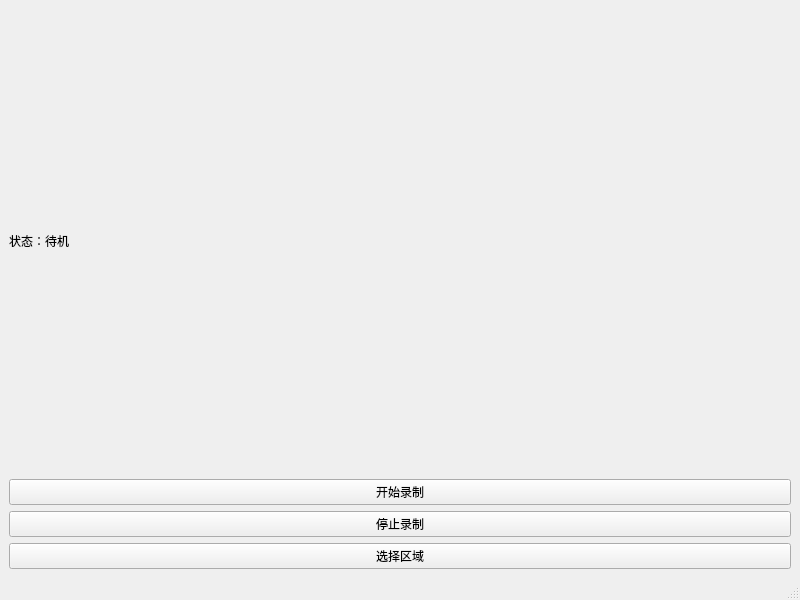
<?xml version="1.0" encoding="UTF-8"?>
<ui version="4.0">
 <class>MainWindow</class>
 <widget class="QMainWindow" name="MainWindow">
  <property name="geometry">
   <rect>
    <x>0</x>
    <y>0</y>
    <width>800</width>
    <height>600</height>
   </rect>
  </property>
  <property name="windowTitle">
   <string>MainWindow</string>
  </property>
  <widget class="QWidget" name="centralwidget">
   <property name="mouseTracking">
    <bool>false</bool>
   </property>
   <layout class="QVBoxLayout" name="verticalLayout_2">
    <item>
     <widget class="QLabel" name="statusLabel">
      <property name="text">
       <string>状态：待机</string>
      </property>
     </widget>
    </item>
    <item>
     <widget class="QPushButton" name="startButton">
      <property name="text">
       <string>开始录制</string>
      </property>
     </widget>
    </item>
    <item>
     <widget class="QPushButton" name="stopButton">
      <property name="text">
       <string>停止录制</string>
      </property>
     </widget>
    </item>
    <item>
     <widget class="QPushButton" name="regionButton">
      <property name="text">
       <string>选择区域</string>
      </property>
     </widget>
    </item>
   </layout>
  </widget>
  <widget class="QMenuBar" name="menubar">
   <property name="geometry">
    <rect>
     <x>0</x>
     <y>0</y>
     <width>800</width>
     <height>18</height>
    </rect>
   </property>
  </widget>
  <widget class="QStatusBar" name="statusbar"/>
 </widget>
 <resources/>
 <connections/>
</ui>
